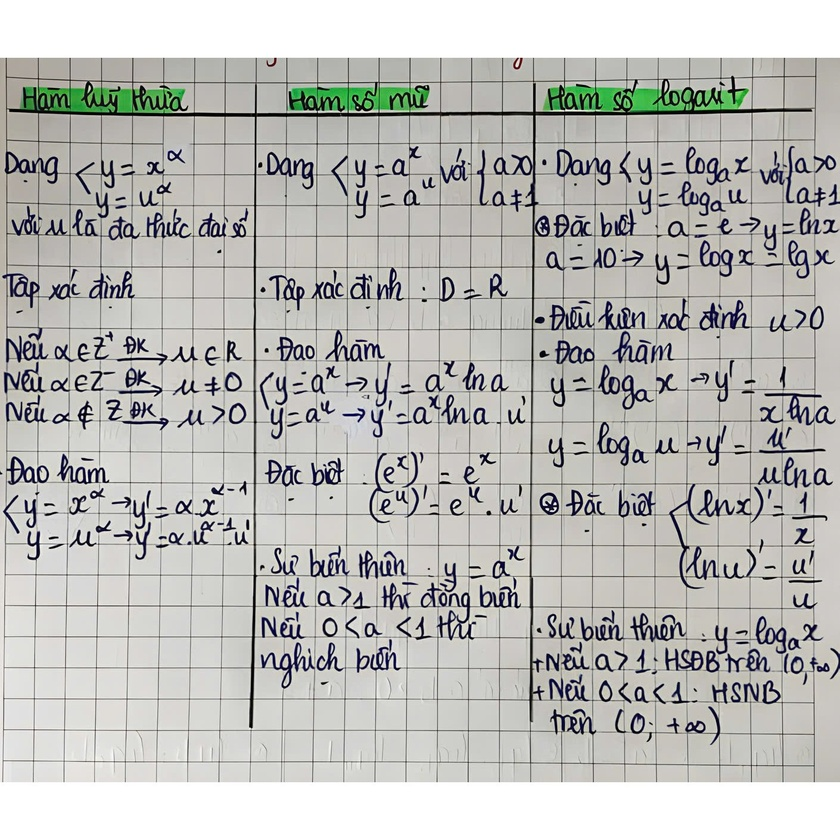
#> input picture Tieu_luan03/Cau1_2/img/text.jpg, 840 x 840 px, shrunk from 1410 x 1410 before the run, found by its file name
$ jupyter execute --allow-errors code.ipynb
#> lines starting #> are read from the running program, lines starting #| are printed output that depends on the picture; after the words box and inside, x2 and y2 are one past the last pixel; in counts of white or black regions, pixels touching at a corner belong together
[cell 1]
import cv2
import matplotlib.pyplot as plt
from google.colab import drive
drive.mount('/content/drive')

# Đọc ảnh và chuyển sang ảnh xám
img = cv2.imread('/content/drive/MyDrive/IP_2025/xquang.webp', cv2.IMREAD_GRAYSCALE)

plt.figure(figsize=(6,6))
plt.title('Ảnh gốc (Grayscale)')
#> (the rest of this cell did not finish here and is left out)

[cell 2]
#phân ngưỡng toàn cục
_, global_thresh = cv2.threshold(img, 127, 255, cv2.THRESH_BINARY)
# neu gia tri pixel vuot nguong 127 thi se quy doi ve 255

# ngưỡng thích nghi trung bình
#> (the rest of this cell did not finish here and is left out)

[cell 3]
import matplotlib.pyplot as plt

plt.figure(figsize=(15, 5))  # điều chỉnh kích thước tổng thể của figure

plt.subplot(1,5,1)
plt.title('Ảnh gốc (Grayscale)')
#> (the rest of this cell did not finish here and is left out)

[cell 4]
import numpy as np
img = cv2.imread('/content/drive/MyDrive/IP_2025/xquang.webp', cv2.IMREAD_GRAYSCALE)

# 2. Thêm nhiễu Gaussian (mean = 0, sigma = 25)
#> (the rest of this cell did not finish here and is left out)

[cell 5]
img2 = cv2.imread('/content/drive/MyDrive/IP_2025/TieuLuan3/text.jpg', cv2.IMREAD_GRAYSCALE)
#> img2: shape (840, 840); min 0, max 255, mean 187.6

#phân ngưỡng toàn cục
_, global_thresh = cv2.threshold(img2, 127, 255, cv2.THRESH_BINARY)
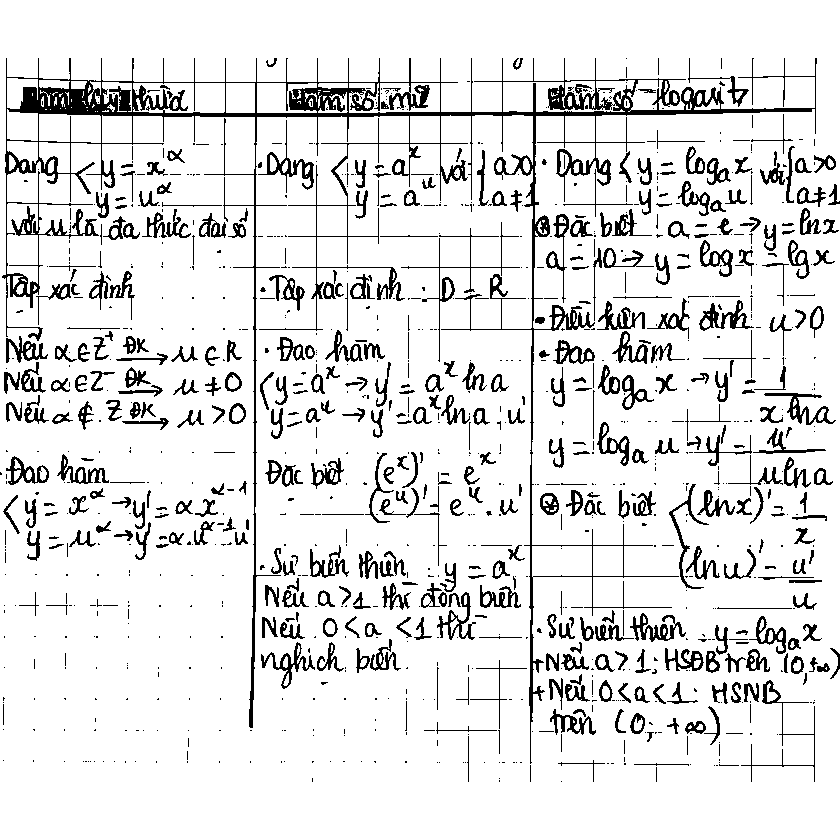
#> global_thresh: shape (840, 840); 88.8% white; 1105 black regions (677 under 20 px), largest, box (x1, y1, x2, y2) and area: (2, 58, 817, 764) 22995, (401, 222, 520, 362) 665, (258, 120, 314, 193) 605
# neu gia tri pixel vuot nguong 127 thi se quy doi ve 255

# ngưỡng thích nghi trung bình
adaptive_mean = cv2.adaptiveThreshold(img2, 255,
                                      cv2.ADAPTIVE_THRESH_MEAN_C,
                                      cv2.THRESH_BINARY, 11, 2) #mỗi vùng 11×11 pixel được xét riêng, Hằng số C – được trừ đi khỏi giá trị trung bình để điều chỉnh ngưỡng (giúp ảnh rõ nét hơn)
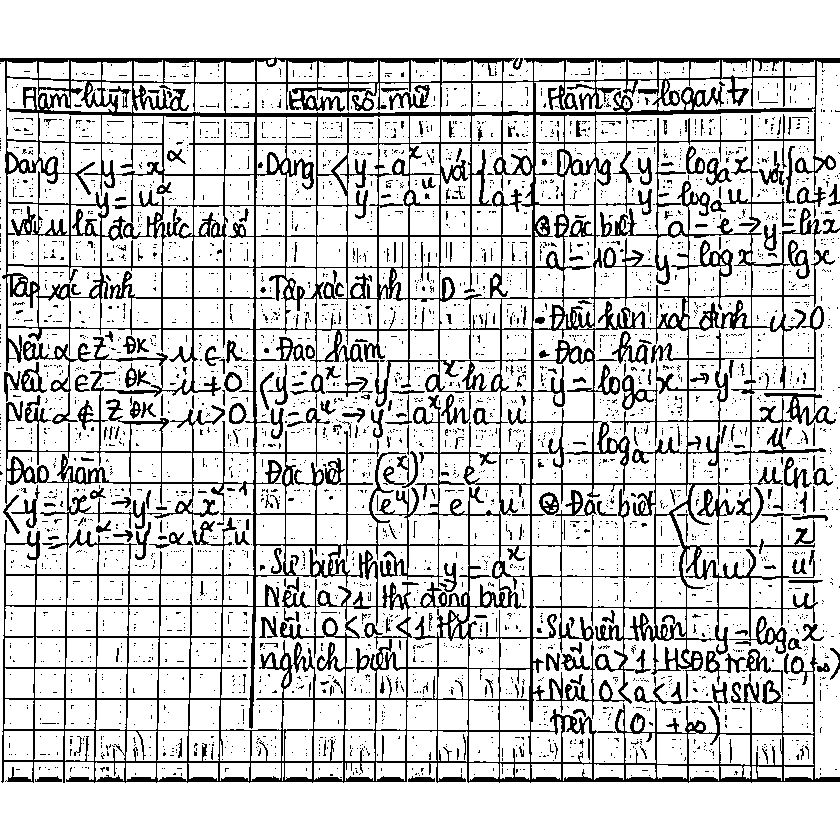
#> adaptive_mean: shape (840, 840); 80.9% white; black in thin lines or dots, all inside (x1, y1, x2, y2) = (0, 57, 840, 783)
#ngưỡng thích nghi gaussian
adaptive_gaussian = cv2.adaptiveThreshold(img2, 255,
                                          cv2.ADAPTIVE_THRESH_GAUSSIAN_C,
                                          cv2.THRESH_BINARY, 11, 2)
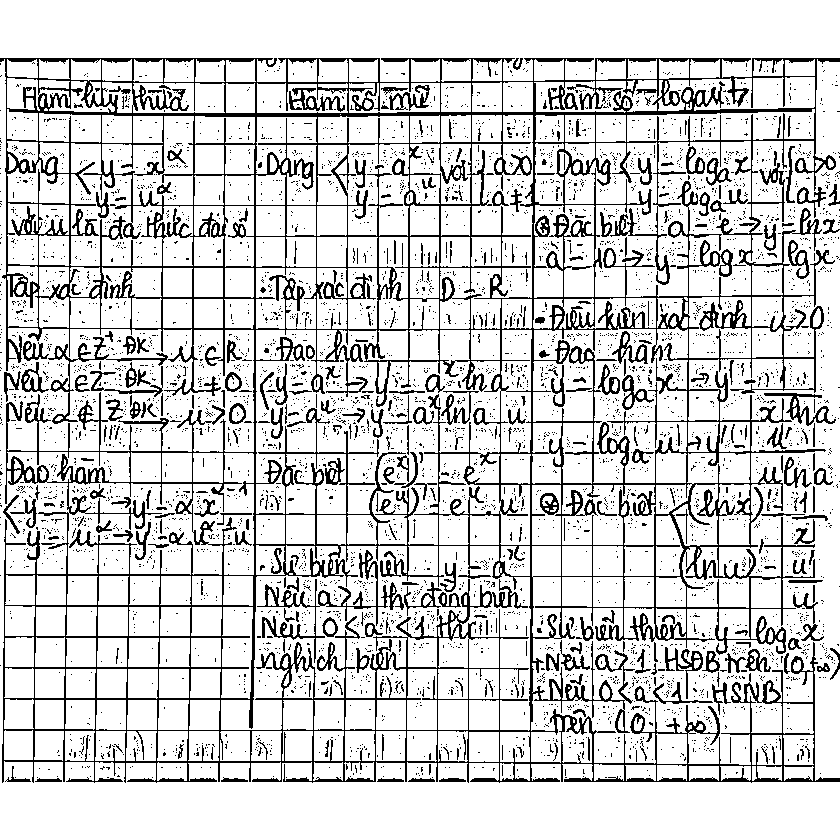
#> adaptive_gaussian: shape (840, 840); 82.3% white; black in thin lines or dots, all inside (x1, y1, x2, y2) = (0, 58, 840, 783)


# import numpy as np
_, otsu = cv2.threshold(img2, 0, 255, cv2.THRESH_BINARY + cv2.THRESH_OTSU)
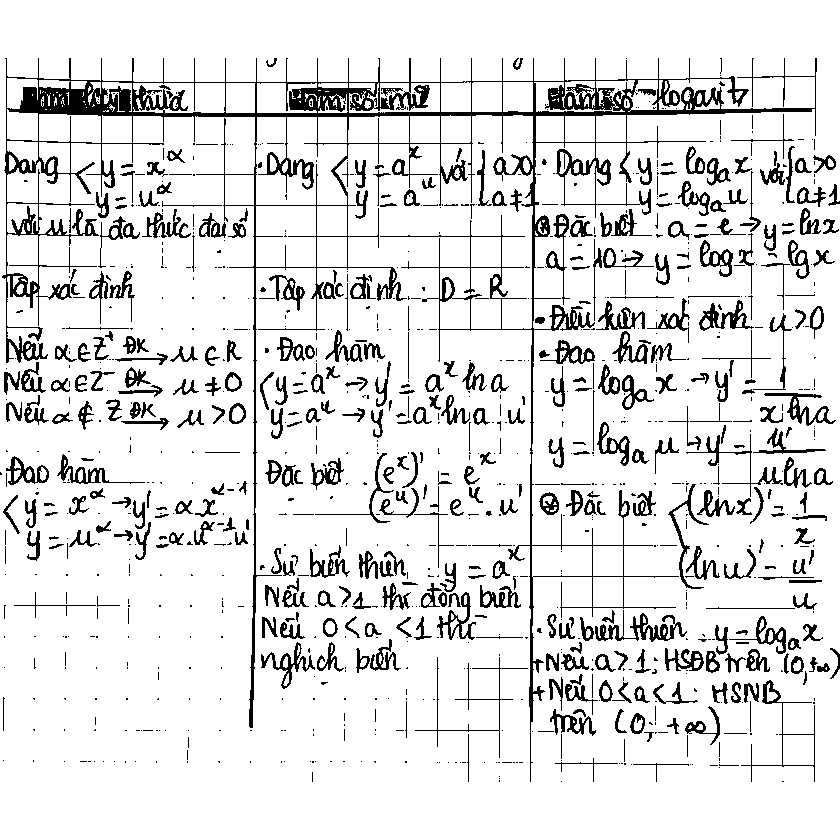
#> otsu: shape (840, 840); 88.3% white; 1060 black regions (646 under 20 px), largest, box (x1, y1, x2, y2) and area: (2, 58, 817, 782) 27672, (595, 610, 687, 642) 903, (764, 393, 836, 426) 588
print("Ngưỡng Otsu tối ưu:", _)
#| Ngưỡng Otsu tối ưu: 131.0

#OpenCV tự động tính ngưỡng tối ưu sao cho:Độ chênh lệch giữa hai nhóm pixel (đen & trắng) là lớn nhất.Tức là tối ưu hóa phân biệt giữa foreground và background.
plt.figure(figsize=(20,15))
plt.subplot(1,5,1)
plt.title('Ảnh gốc (Grayscale)')
plt.imshow(img2,cmap='gray')
plt.axis('off')

plt.subplot(1,5,2)
plt.imshow(global_thresh, cmap='gray')
plt.title('Global Thresholding (T=127)')
plt.axis('off')

plt.subplot(1,5,3)
plt.imshow(adaptive_mean, cmap='gray')
plt.title('Adaptive Mean Thresholding')

plt.subplot(1,5,4)
plt.imshow(adaptive_gaussian, cmap='gray')
plt.title('Adaptive Gaussian Thresholding')

plt.subplot(1,5,5)
plt.imshow(otsu, cmap='gray')
plt.title('Otsu’s Thresholding')
plt.axis('off')
plt.show()

[cell 6]
import numpy as np
# Đọc ground truth và ảnh phân đoạn Otsu
_, gt_bin = cv2.threshold(img, 127, 255, cv2.THRESH_BINARY)

# Ảnh dự đoán (ví dụ từ Otsu)
_, pred = cv2.threshold(img, 0, 255, cv2.THRESH_BINARY + cv2.THRESH_OTSU)

# Tính IoU
intersection = np.logical_and(gt_bin == 255, pred == 255) #vùng giao nhau
#> intersection = False
union = np.logical_or(gt_bin == 255, pred == 255)#vùng hợp nhau
#> union = False
iou = np.sum(intersection) / np.sum(union)
#> iou = nan

print(f"IoU (Otsu vs Ground Truth): {iou:.4f}")
#| IoU (Otsu vs Ground Truth): nan

[cell 7]
import cv2
import numpy as np
import matplotlib.pyplot as plt
from collections import deque

#Đọc ảnh và tiền xử lý
img = cv2.imread('/content/drive/MyDrive/IP_2025/TieuLuan3/mri.jpg', cv2.IMREAD_GRAYSCALE)
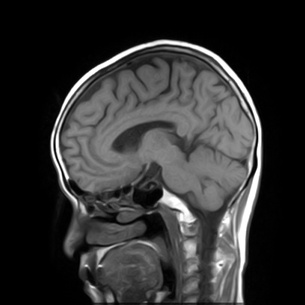
#> input picture Tieu_luan03/Cau1_2/img/mri.jpg, 305 x 305 px, shrunk from 512 x 512 before the run, found by its file name
#> img is the input picture: shape (305, 305); min 0, max 255, mean 49.3

img = cv2.equalizeHist(img)
img = cv2.GaussianBlur(img, (3,3), 0)
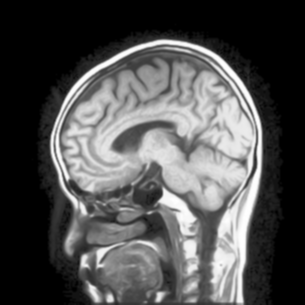
#> img: shape (305, 305); min 0, max 255, mean 80.1

#Seed và ngưỡng
seed = (300, 250)  #vị trí hàng-cột
threshold = 20 #ngưỡng so sánh delta

h, w = img.shape
#> h = 305; w = 305
mask = np.zeros((h, w), np.uint8)
mask[seed] = 255

queue = deque([seed])
region_pixels = [int(img[seed])]
#> region_pixels = [43]

#8-neighbors
neighbors_8 = [(-1,0), (1,0), (0,-1), (0,1), (-1,-1), (-1,1), (1,-1), (1,1)]
neighbors_4 = [(-1,0), (1,0), (0,-1), (0,1)]
# Region Growing
while queue:
    y, x = queue.popleft()
    for dy, dx in neighbors_8:
        ny, nx = y + dy, x + dx
        if 0 <= ny < h and 0 <= nx < w and mask[ny, nx] == 0:
            current_mean = np.mean(region_pixels)
            diff = abs(int(img[ny, nx]) - current_mean)
            if diff < threshold + 0.1 * current_mean:
                mask[ny, nx] = 255
                queue.append((ny, nx))
                region_pixels.append(int(img[ny, nx]))
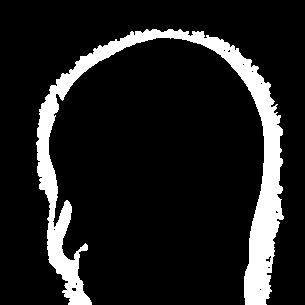
#> mask: shape (305, 305); 12.3% white; 1 white region, box (x1, y1, x2, y2) and area: (36, 29, 284, 305) 11403
#> after the loop, region_pixels = 11403 values, max 61 at index 121, min 4 at index 4828, mean 26.39

[cell 8]
# Tiền xử lý
img = cv2.equalizeHist(img)
img = cv2.GaussianBlur(img, (3,3), 0)

neighbors_4 = [(-1,0), (1,0), (0,-1), (0,1)]

# Seed và ngưỡng
seed = (300, 250)  # (row, col)
threshold = 20

h, w = img.shape
mask_4 = np.zeros((h, w), np.uint8)
mask_4[seed] = 255

queue = deque([seed])
region_pixels = [int(img[seed])]
#> region_pixels = [50]

# Region Growing
while queue:
    y, x = queue.popleft()
    for dy, dx in neighbors_4:
        ny, nx = y + dy, x + dx
        if 0 <= ny < h and 0 <= nx < w and mask_4[ny, nx] == 0:
            current_mean = np.mean(region_pixels)
            diff = abs(int(img[ny, nx]) - current_mean)
            if diff < threshold + 0.1 * current_mean:
                mask_4[ny, nx] = 255
                queue.append((ny, nx))
                region_pixels.append(int(img[ny, nx]))
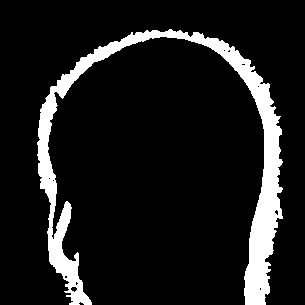
#> mask_4: shape (305, 305); 10.9% white; 1 white region, box (x1, y1, x2, y2) and area: (37, 29, 283, 305) 10150
#> after the loop, region_pixels = 10150 values, max 67 at index 170, min 6 at index 5095, mean 29.08

[cell 9]
plt.figure(figsize=(15,15))
plt.subplot(1,3,1)
plt.imshow(img, cmap='gray')
plt.title('Ảnh gốc')
plt.scatter(seed[1], seed[0], color='red', s=30, label='Seed')
plt.legend()

plt.subplot(1,3,2)
plt.imshow(mask, cmap='gray')
plt.title('Kết quả Region Growing 8-neighbors')

plt.subplot(1,3,3)
plt.title("Kết quả Region Growing (4-neighbors)")
plt.imshow(mask_4, cmap='gray')
plt.show()
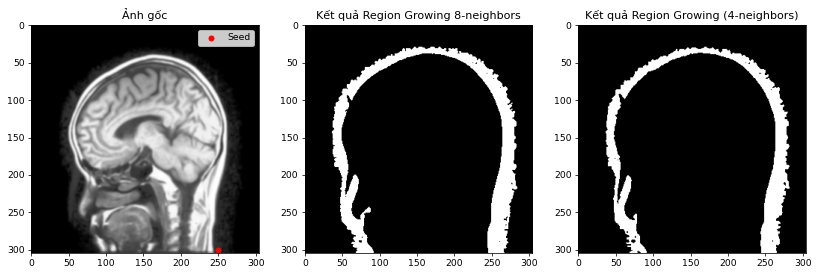
#> figure drawn by matplotlib, 3 panels

[cell 10]
import cv2
import matplotlib.pyplot as plt
import numpy as np

# Đọc ảnh và chuyển về grayscale
imGray = cv2.imread('/content/drive/MyDrive/IP_2025/TieuLuan3/mri.jpg', cv2.IMREAD_GRAYSCALE)

# Áp dụng Canny với hai ngưỡng 50 và 150
edges = cv2.Canny(imGray, 50, 150)
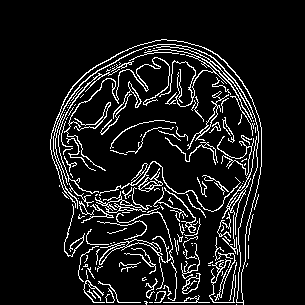
#> edges: shape (305, 305); 9.2% white in thin lines or dots, all inside (x1, y1, x2, y2) = (50, 39, 262, 305)

# Hiển thị kết quả
plt.figure(figsize=(10, 5))

plt.subplot(1, 2, 1)
plt.imshow(imGray, cmap='gray')
plt.title('Original Image')
plt.axis('off')

plt.subplot(1, 2, 2)
plt.imshow(edges, cmap='gray')
plt.title('Canny Edges')
plt.axis('off')

plt.show()
